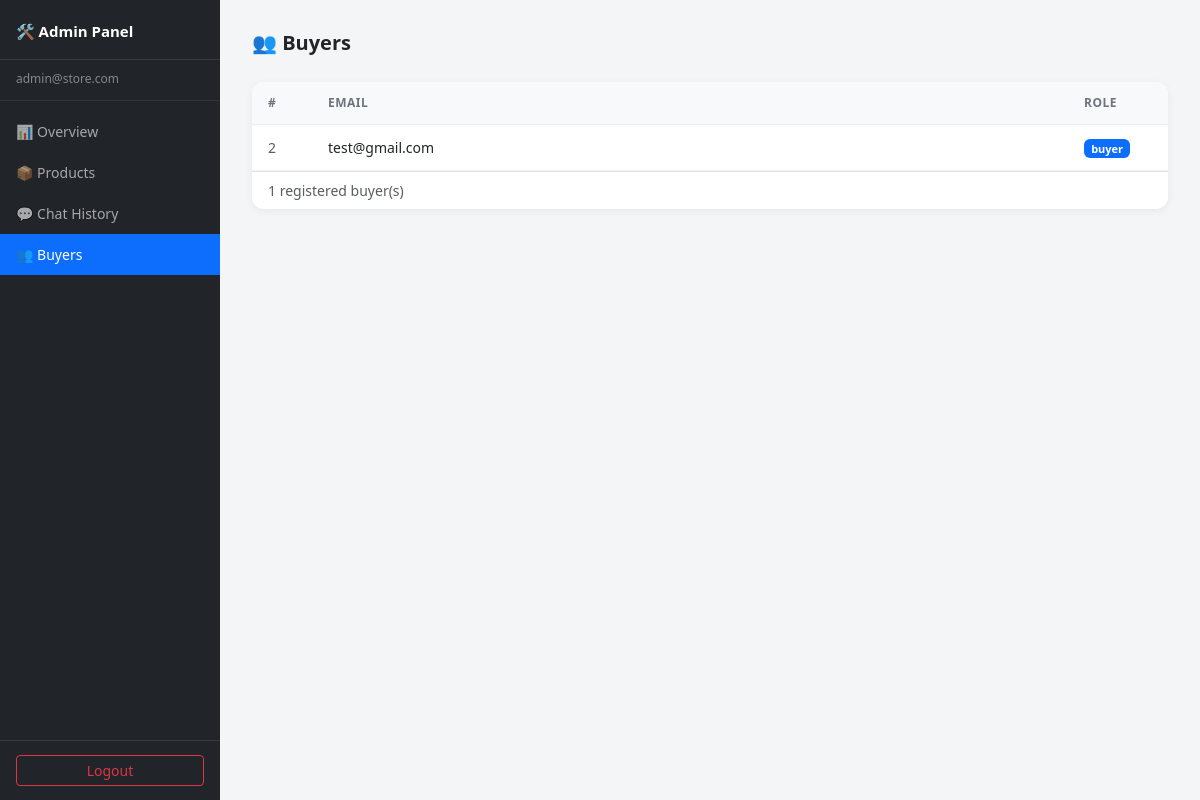
Screenshot of /admin/buyers (signed in) with the database file from the repository.
### tables this page shows
CREATE TABLE users(
        id       INTEGER PRIMARY KEY AUTOINCREMENT,
        email    TEXT UNIQUE NOT NULL,
        password TEXT NOT NULL,
        role     TEXT NOT NULL
    );

### routes/admin.py (the view)
@admin_bp.route('/admin/buyers')
def admin_buyers():
    if seller_only(): return redirect('/login')
    return render_template('admin_buyers.html', active='buyers',
        buyers=get_all_buyers())

### database.py (called while the page is built)
def get_connection():
    return sqlite3.connect(DATABASE)

def get_all_buyers():
    conn = get_connection()
    cursor = conn.cursor()
    cursor.execute("SELECT id, email, role FROM users WHERE role='buyer' ORDER BY id DESC")
    buyers = cursor.fetchall()
    conn.close()
    return buyers

### routes/admin.py (called while the page is built)
def seller_only():
    return session.get('role') != 'seller'

### templates/admin_buyers.html (shortened to what this page needs)
{% extends 'base_admin.html' %}
{% block content %}
<p class="admin-page-title">👥 Buyers</p>
<div class="admin-table-card">
    {% if buyers %}
    <table class="table">
        <thead>
            <tr>
                <th style="width:60px;">#</th>
                <th>Email</th>
                <th style="width:100px;">Role</th>
            </tr>
        </thead>
        <tbody>
            {% for b in buyers %}
            <tr>
                <td class="text-muted">{{ b[0] }}</td>
                <td>{{ b[1] }}</td>
                <td>
                    <span class="badge bg-primary" style="font-size:11px;">{{ b[2] }}</span>
                </td>
            </tr>
            {% endfor %}
        </tbody>
    </table>
    <div class="px-3 py-2 text-muted small border-top">
        {{ buyers|length }} registered buyer(s)
    </div>
    {% else %}
    <p class="text-muted small p-3 mb-0">No buyers have registered yet.</p>
    {% endif %}
</div>
{% endblock %}

### static/css/style.css (style rules this page uses)
body { background: #f4f5f7; font-family: system-ui, -apple-system, sans-serif; }
.admin-page-title { font-size: 20px; font-weight: 700; margin-bottom: 24px; }
.admin-table-card { background: #fff; border-radius: 12px; box-shadow: 0 2px 8px rgba(0,0,0,.06); overflow: hidden; }
.admin-table-card .table { margin: 0; font-size: 14px; }
.admin-table-card .table th { background: #f8f9fa; font-weight: 600; font-size: 12px; text-transform: uppercase; letter-spacing: .04em; color: #6c757d; border-bottom: 1px solid #e9ecef; padding: 12px 16px; }
.admin-table-card .table td { padding: 12px 16px; vertical-align: middle; border-color: #f0f0f0; }

### rows the page displays
users: id "2", email "test@gmail.com", role "buyer"

### other values shown
{{ session.get('email', 'admin') }} "admin@store.com"
{{ buyers|length }} "1"
